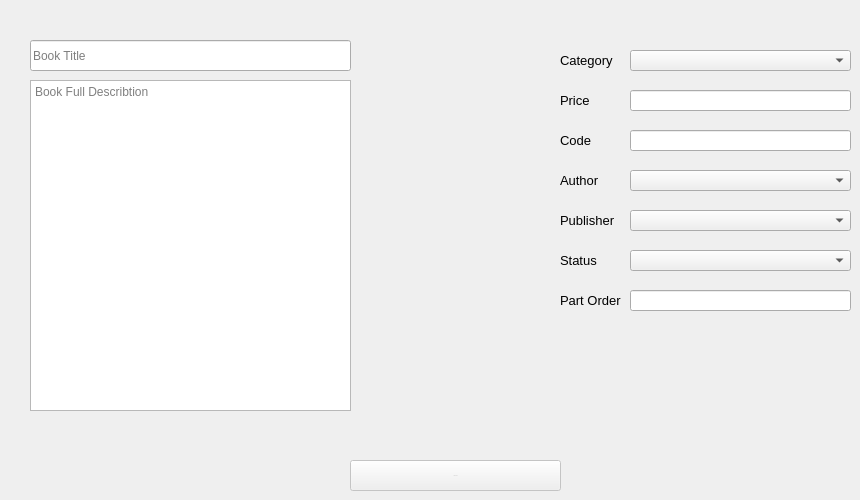
      <widget class="QWidget" name="tab_9">
       <attribute name="title">
        <string>Add New Book</string>
       </attribute>
       <widget class="QLineEdit" name="lineEdit_3">
        <property name="geometry">
         <rect>
          <x>30</x>
          <y>40</y>
          <width>321</width>
          <height>31</height>
         </rect>
        </property>
        <property name="placeholderText">
         <string>Book Title</string>
        </property>
       </widget>
       <widget class="QTextEdit" name="textEdit">
        <property name="geometry">
         <rect>
          <x>30</x>
          <y>80</y>
          <width>321</width>
          <height>331</height>
         </rect>
        </property>
        <property name="placeholderText">
         <string>Book Full Describtion</string>
        </property>
       </widget>
       <widget class="QPushButton" name="pushButton_10">
        <property name="enabled">
         <bool>false</bool>
        </property>
        <property name="geometry">
         <rect>
          <x>350</x>
          <y>460</y>
          <width>211</width>
          <height>31</height>
         </rect>
        </property>
        <property name="font">
         <font>
          <pointsize>-1</pointsize>
         </font>
        </property>
        <property name="text">
         <string> Add Book</string>
        </property>
       </widget>
       <widget class="QLabel" name="label_2">
        <property name="geometry">
         <rect>
          <x>560</x>
          <y>50</y>
          <width>71</width>
          <height>21</height>
         </rect>
        </property>
        <property name="font">
         <font>
          <pointsize>10</pointsize>
         </font>
        </property>
        <property name="text">
         <string>Category</string>
        </property>
       </widget>
       <widget class="QComboBox" name="comboBox_3">
        <property name="geometry">
         <rect>
          <x>630</x>
          <y>50</y>
          <width>221</width>
          <height>21</height>
         </rect>
        </property>
       </widget>
       <widget class="QLabel" name="label_3">
        <property name="geometry">
         <rect>
          <x>560</x>
          <y>90</y>
          <width>71</width>
          <height>21</height>
         </rect>
        </property>
        <property name="font">
         <font>
          <pointsize>10</pointsize>
         </font>
        </property>
        <property name="text">
         <string>Price</string>
        </property>
       </widget>
       <widget class="QLabel" name="label_4">
        <property name="geometry">
         <rect>
          <x>560</x>
          <y>130</y>
          <width>71</width>
          <height>21</height>
         </rect>
        </property>
        <property name="font">
         <font>
          <pointsize>10</pointsize>
         </font>
        </property>
        <property name="text">
         <string>Code</string>
        </property>
       </widget>
       <widget class="QLineEdit" name="lineEdit_4">
        <property name="geometry">
         <rect>
          <x>630</x>
          <y>90</y>
          <width>221</width>
          <height>21</height>
         </rect>
        </property>
       </widget>
       <widget class="QLineEdit" name="lineEdit_5">
        <property name="geometry">
         <rect>
          <x>630</x>
          <y>130</y>
          <width>221</width>
          <height>21</height>
         </rect>
        </property>
       </widget>
       <widget class="QLabel" name="label_5">
        <property name="geometry">
         <rect>
          <x>560</x>
          <y>170</y>
          <width>71</width>
          <height>21</height>
         </rect>
        </property>
        <property name="font">
         <font>
          <pointsize>10</pointsize>
         </font>
        </property>
        <property name="text">
         <string>Author</string>
        </property>
       </widget>
       <widget class="QLabel" name="label_6">
        <property name="geometry">
         <rect>
          <x>560</x>
          <y>210</y>
          <width>71</width>
          <height>21</height>
         </rect>
        </property>
        <property name="font">
         <font>
          <pointsize>10</pointsize>
         </font>
        </property>
        <property name="text">
         <string>Publisher</string>
        </property>
       </widget>
       <widget class="QLabel" name="label_7">
        <property name="geometry">
         <rect>
          <x>560</x>
          <y>250</y>
          <width>71</width>
          <height>21</height>
         </rect>
        </property>
        <property name="font">
         <font>
          <pointsize>10</pointsize>
         </font>
        </property>
        <property name="text">
         <string>Status</string>
        </property>
       </widget>
       <widget class="QComboBox" name="comboBox_4">
        <property name="geometry">
         <rect>
          <x>630</x>
          <y>170</y>
          <width>221</width>
          <height>21</height>
         </rect>
        </property>
       </widget>
       <widget class="QComboBox" name="comboBox_5">
        <property name="geometry">
         <rect>
          <x>630</x>
          <y>210</y>
          <width>221</width>
          <height>21</height>
         </rect>
        </property>
       </widget>
       <widget class="QComboBox" name="comboBox_6">
        <property name="geometry">
         <rect>
          <x>630</x>
          <y>250</y>
          <width>221</width>
          <height>21</height>
         </rect>
        </property>
        <property name="font">
         <font>
          <pointsize>10</pointsize>
         </font>
        </property>
        <item>
         <property name="text">
          <string/>
         </property>
        </item>
        <item>
         <property name="text">
          <string>New</string>
         </property>
        </item>
        <item>
         <property name="text">
          <string>Used</string>
         </property>
        </item>
        <item>
         <property name="text">
          <string>Damaged</string>
         </property>
        </item>
       </widget>
       <widget class="QLabel" name="label_8">
        <property name="geometry">
         <rect>
          <x>560</x>
          <y>290</y>
          <width>71</width>
          <height>21</height>
         </rect>
        </property>
        <property name="font">
         <font>
          <pointsize>10</pointsize>
         </font>
        </property>
        <property name="text">
         <string>Part Order</string>
        </property>
       </widget>
       <widget class="QLineEdit" name="lineEdit_6">
        <property name="geometry">
         <rect>
          <x>630</x>
          <y>290</y>
          <width>221</width>
          <height>21</height>
         </rect>
        </property>
       </widget>
      </widget>
